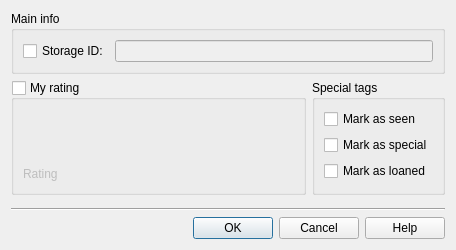
<ui version="4.0" >
 <class>MvdMovieMassEditor</class>
 <widget class="QWidget" name="MvdMovieMassEditor" >
  <property name="geometry" >
   <rect>
    <x>0</x>
    <y>0</y>
    <width>456</width>
    <height>250</height>
   </rect>
  </property>
  <property name="windowTitle" >
   <string>movida movie mass editor</string>
  </property>
  <layout class="QGridLayout" >
   <item row="0" column="0" colspan="2" >
    <widget class="QGroupBox" name="mainBox" >
     <property name="title" >
      <string>Main info</string>
     </property>
     <layout class="QGridLayout" >
      <item row="0" column="0" >
       <layout class="QHBoxLayout" >
        <item>
         <widget class="QCheckBox" name="cbStorageID" >
          <property name="text" >
           <string>Storage ID:</string>
          </property>
         </widget>
        </item>
        <item>
         <widget class="MvdClearEdit" name="storageID" >
          <property name="enabled" >
           <bool>false</bool>
          </property>
         </widget>
        </item>
       </layout>
      </item>
     </layout>
    </widget>
   </item>
   <item row="1" column="0" >
    <widget class="QGroupBox" name="ratingBox" >
     <property name="title" >
      <string>My rating</string>
     </property>
     <property name="checkable" >
      <bool>true</bool>
     </property>
     <property name="checked" >
      <bool>false</bool>
     </property>
     <layout class="QGridLayout" >
      <property name="leftMargin" >
       <number>9</number>
      </property>
      <property name="topMargin" >
       <number>9</number>
      </property>
      <property name="rightMargin" >
       <number>9</number>
      </property>
      <property name="bottomMargin" >
       <number>9</number>
      </property>
      <property name="horizontalSpacing" >
       <number>6</number>
      </property>
      <property name="verticalSpacing" >
       <number>6</number>
      </property>
      <item row="0" column="0" >
       <widget class="MvdRatingWidget" name="ratingLabel" >
        <property name="minimumSize" >
         <size>
          <width>100</width>
          <height>50</height>
         </size>
        </property>
        <property name="focusPolicy" >
         <enum>Qt::TabFocus</enum>
        </property>
       </widget>
      </item>
      <item row="0" column="1" >
       <spacer>
        <property name="orientation" >
         <enum>Qt::Horizontal</enum>
        </property>
        <property name="sizeType" >
         <enum>QSizePolicy::Maximum</enum>
        </property>
        <property name="sizeHint" >
         <size>
          <width>461</width>
          <height>20</height>
         </size>
        </property>
       </spacer>
      </item>
      <item row="1" column="0" colspan="2" >
       <widget class="QLabel" name="ratingStatus" >
        <property name="focusPolicy" >
         <enum>Qt::TabFocus</enum>
        </property>
        <property name="contextMenuPolicy" >
         <enum>Qt::NoContextMenu</enum>
        </property>
        <property name="text" >
         <string>Rating</string>
        </property>
        <property name="textInteractionFlags" >
         <set>Qt::LinksAccessibleByKeyboard|Qt::LinksAccessibleByMouse|Qt::NoTextInteraction</set>
        </property>
       </widget>
      </item>
     </layout>
    </widget>
   </item>
   <item row="1" column="1" >
    <widget class="QGroupBox" name="markAsBox" >
     <property name="title" >
      <string>Special tags</string>
     </property>
     <layout class="QVBoxLayout" >
      <item>
       <widget class="QCheckBox" name="markAsSeen" >
        <property name="text" >
         <string>Mark as seen</string>
        </property>
        <property name="tristate" >
         <bool>true</bool>
        </property>
       </widget>
      </item>
      <item>
       <widget class="QCheckBox" name="markAsSpecial" >
        <property name="text" >
         <string>Mark as special</string>
        </property>
        <property name="tristate" >
         <bool>true</bool>
        </property>
       </widget>
      </item>
      <item>
       <widget class="QCheckBox" name="markAsLoaned" >
        <property name="text" >
         <string>Mark as loaned</string>
        </property>
        <property name="tristate" >
         <bool>true</bool>
        </property>
       </widget>
      </item>
      <item>
       <spacer>
        <property name="orientation" >
         <enum>Qt::Vertical</enum>
        </property>
        <property name="sizeHint" >
         <size>
          <width>20</width>
          <height>16</height>
         </size>
        </property>
       </spacer>
      </item>
     </layout>
    </widget>
   </item>
   <item row="2" column="0" >
    <spacer>
     <property name="orientation" >
      <enum>Qt::Vertical</enum>
     </property>
     <property name="sizeType" >
      <enum>QSizePolicy::Expanding</enum>
     </property>
     <property name="sizeHint" >
      <size>
       <width>20</width>
       <height>21</height>
      </size>
     </property>
    </spacer>
   </item>
   <item row="3" column="0" colspan="2" >
    <widget class="Line" name="line" >
     <property name="orientation" >
      <enum>Qt::Horizontal</enum>
     </property>
    </widget>
   </item>
   <item row="4" column="0" colspan="2" >
    <widget class="QDialogButtonBox" name="buttonBox" >
     <property name="standardButtons" >
      <set>QDialogButtonBox::Cancel|QDialogButtonBox::Help|QDialogButtonBox::NoButton|QDialogButtonBox::Ok</set>
     </property>
    </widget>
   </item>
  </layout>
 </widget>
 <customwidgets>
  <customwidget>
   <class>MvdClearEdit</class>
   <extends>QLineEdit</extends>
   <header>mvdshared/clearedit.h</header>
  </customwidget>
  <customwidget>
   <class>MvdRatingWidget</class>
   <extends>QLabel</extends>
   <header>ratingwidget.h</header>
  </customwidget>
 </customwidgets>
 <tabstops>
  <tabstop>storageID</tabstop>
  <tabstop>ratingLabel</tabstop>
  <tabstop>ratingStatus</tabstop>
 </tabstops>
 <resources/>
 <connections/>
</ui>
